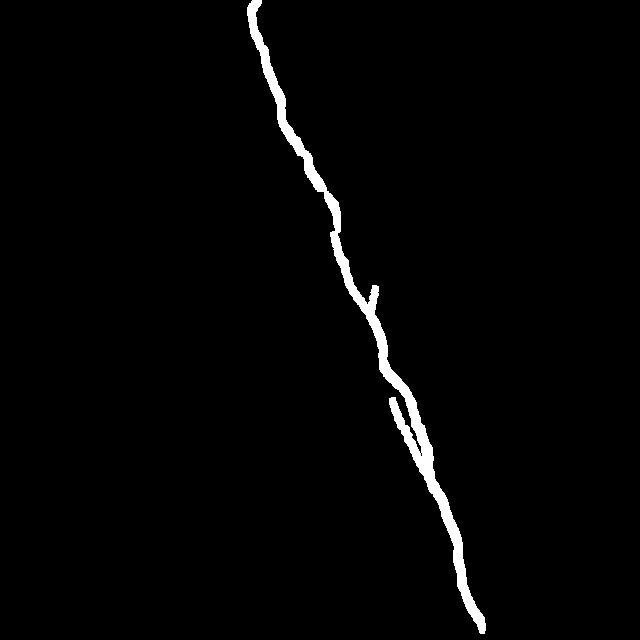
#> input picture gen2hole/examples/photo-cracks/calibration/P101_outline.png, 640 x 640 px
$ python -i fit_images.py   (imports and definitions only)   (older library calls are emulated)
#> lines starting #> are read from the running program, lines starting #| are printed output that depends on the picture; after the words box and inside, x2 and y2 are one past the last pixel; in counts of white or black regions, pixels touching at a corner belong together
#> further down, picture is the input picture: shape (640, 640, 3); 1.9% white; 1 white region, box (x1, y1, x2, y2) and area: (247, 0, 486, 634) 7640
"""Fit depression outlines and frame/lid landmarks in 480-pixel normalized photo coordinates."""
import argparse,json
from pathlib import Path
import cv2
import numpy as np
from scipy import ndimage as ndi
from PIL import Image
ROOT=Path(__file__).resolve().parents[1]
CAL=ROOT/'calibration'
# [1 line not run here, left out]
Y,X=np.mgrid[:480,:480].astype('f4')
# [5 lines left out: function main_component, not called in this run]
def poly(mask):
    cs=cv2.findContours(mask.astype('u1'),cv2.RETR_EXTERNAL,cv2.CHAIN_APPROX_SIMPLE)[0]
    return cv2.approxPolyDP(max(cs,key=cv2.contourArea),1.0,True)[:,0,:].tolist()
# [46 lines left out: function fit_pit, not called in this run]
def grey_edges(rgb):
    grey=cv2.cvtColor(rgb,cv2.COLOR_RGB2GRAY)
    smooth=cv2.GaussianBlur(grey,(5,5),1.4).astype('f4')
    gx=cv2.Sobel(smooth,cv2.CV_32F,1,0,ksize=3);gy=cv2.Sobel(smooth,cv2.CV_32F,0,1,ksize=3)
#> after `gx = cv2.Sobel(smooth, cv2.CV_32F, 1, 0, ksize=3)`:
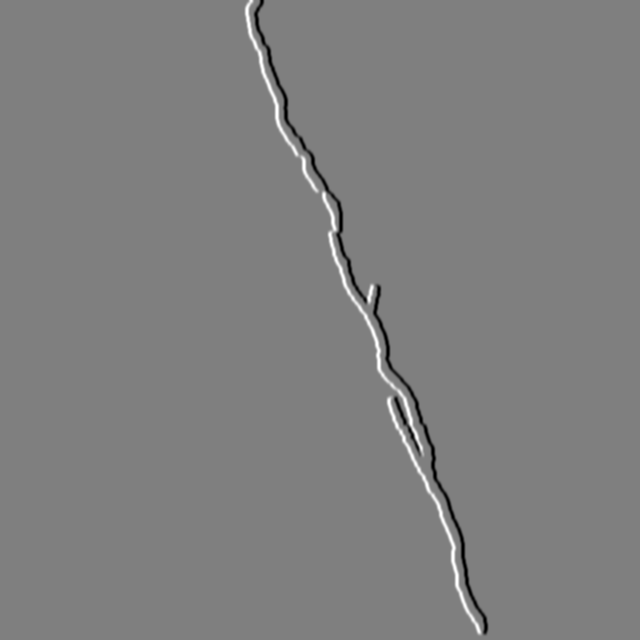
#> gx: shape (640, 640) float32; min -556, max 555, mean 0; drawn with min black and max white
#> after `gy = cv2.Sobel(smooth, cv2.CV_32F, 0, 1, ksize=3)`:
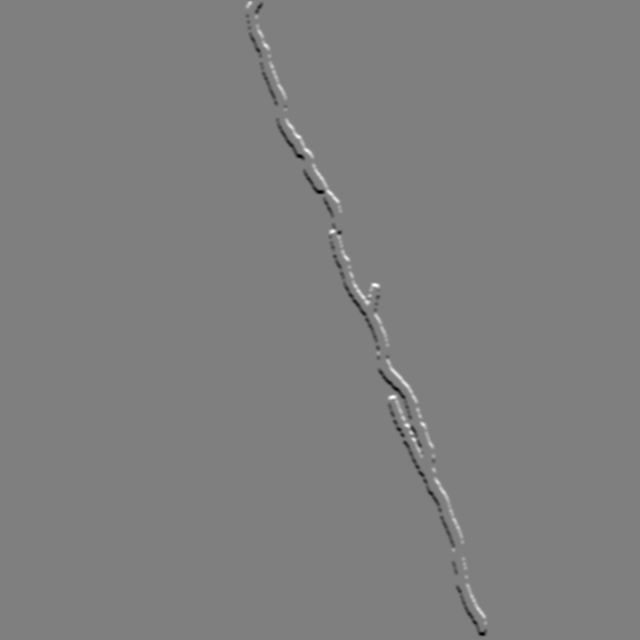
#> gy: shape (640, 640) float32; min -552, max 552, mean -0.1; drawn with min black and max white
    return grey,smooth,gx,gy
# [110 lines left out: functions hough, concentric, fit_chamber, fit, not called in this run]
def sync():
    rows=[json.loads(p.read_text()) for p in sorted(CAL.glob('*_fit.json'))]
    p=CAL/'layout.tmp';p.write_text(json.dumps({r['id']:r for r in rows},ensure_ascii=False,indent=1)+'\n');p.replace(CAL/'layout.json')
# [10 lines left out: function main, not called in this run]
# [1 line not run here, left out]

>>> import cv2
>>> picture = cv2.cvtColor(cv2.imread('../../../gen2hole/examples/photo-cracks/calibration/P101_outline.png'), cv2.COLOR_BGR2RGB)
>>> result = grey_edges(picture)
